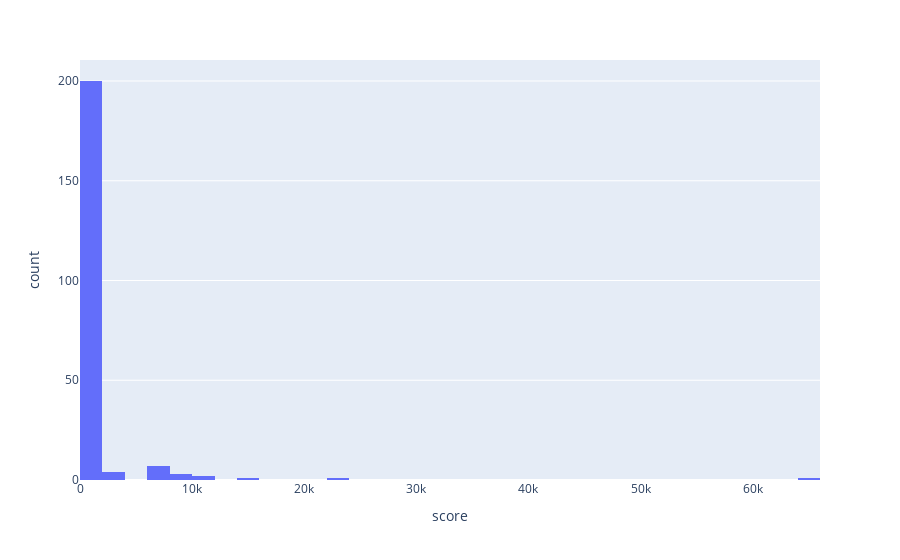

Notebook cell for this chart:
### Markdown cell above
### Histograms of Score Distribution (Number of upvotes remaining)

### Code cell
posts_score_hist = px.histogram(posts_df, x="score")
posts_score_hist.show()

### Figure 1 — Plotly figure (JSON) as saved in the notebook; plotly's stock layout.template omitted (floating-point values rounded to 4 significant figures; data arrays with more than 128 entries replaced by an {"elided": "..."} marker saying what was removed)
{"data": [{"alignmentgroup": "True", "bingroup": "x", "hovertemplate": "score=%{x}<br>count=%{y}<extra></extra>", "legendgroup": "", "marker": {"color": "#636efa", "pattern": {"shape": ""}}, "name": "", "offsetgroup": "", "orientation": "v", "showlegend": false, "type": "histogram", "x": {"elided": "219 int values"}, "xaxis": "x", "yaxis": "y"}], "layout": {"barmode": "relative", "legend": {"tracegroupgap": 0}, "margin": {"t": 60}, "xaxis": {"anchor": "y", "domain": [0, 1], "title": {"text": "score"}}, "yaxis": {"anchor": "x", "domain": [0, 1], "title": {"text": "count"}}}}
